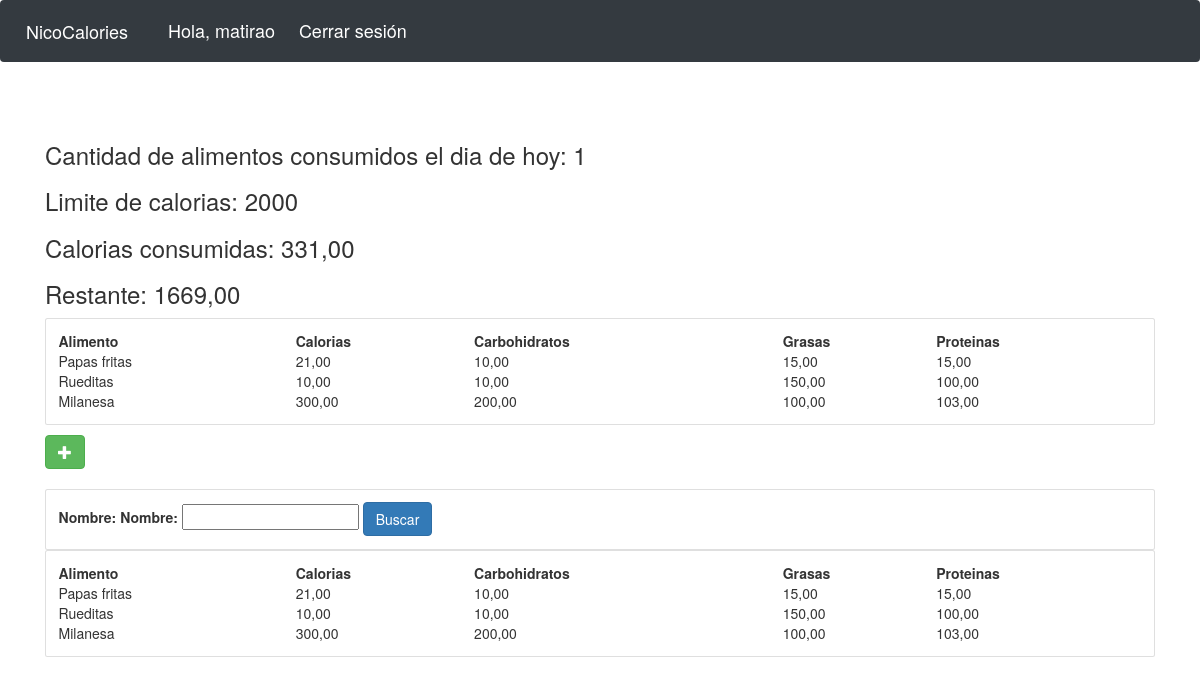
Page /user/ (signed in) on the committed database.
### Fityfeed/models.py (models this page shows, shortened)
class ComidaItem(models.Model):
    nombre = models.CharField(max_length=200)
    categoria = models.ManyToManyField(Categoria)
    carbohidratos = models.DecimalField(max_digits=5,decimal_places=2,default=0)
    grasas = models.DecimalField(max_digits=5,decimal_places=2,default=0)
    proteina = models.DecimalField(max_digits=5,decimal_places=2,default=0)
    calorias = models.DecimalField(max_digits=5,decimal_places=2,default=0, blank=True)
    cantidad = models.IntegerField(default=1,null=True, blank=True)

### Fityfeed/views.py (the view)
# urls.py: path('user/',views.userPage,name='userPage'),
def userPage(request):
    user = request.user
    cust=user.cliente
    alimentos = ComidaItem.objects.filter()
    my_filter = foodItemFilter(request.GET, queryset=alimentos)
    print(my_filter)
    alimentos = my_filter.qs
    total = UsuarioComidaitem.objects.all()
    mis_alimentos = total.filter(cliente = cust)
    cnt = mis_alimentos.count()
    querySetFood = []
    for c in mis_alimentos:
        querySetFood.append(c.comida_item.all())
    alimentos_finales = []
    for i in querySetFood:
        for alim in i:
            alimentos_finales.append(alim)
    calorias_totales = 0
    for alim in alimentos_finales:
        calorias_totales += alim.calorias
    calorias_faltantes = 2000 - calorias_totales
    ctx = {
        'calorias_faltantes': calorias_faltantes,
        'calorias_totales': calorias_totales,
        'cnt':cnt,
        'my_filter':my_filter,
        'alimentos_finales':alimentos_finales,
        'alimentos':alimentos
    }
    return render(request, 'user.html', ctx)

### Fityfeed/templates/user.html (shortened to what this page needs)
{% extends 'main.html' %}
{% block content %}
<head> <link rel="stylesheet" href="https://maxcdn.bootstrapcdn.com/bootstrap/3.3.7/css/bootstrap.min.css"></head>
<h3>Cantidad de alimentos consumidos el dia de hoy: {{cnt}}</h3>
<div>
    <div class="flex-box-row">
		<h3>Limite de calorias: 2000</h3>
		<h3>Calorias consumidas: {{calorias_totales}}</h3>
		<h3>Restante: {{ calorias_faltantes }}</h3>
	</div>
    <div class="card card-body">
        <table>
            <tr>
                <th>Alimento</th>
                <th>Calorias</th>
                <th>Carbohidratos</th>
                <th>Grasas</th>
                <th>Proteinas</th>
            </tr>
            {% for i in alimentos_finales %}
            <tr>
                <td>{{i.nombre}}</td>
                <td>{{i.calorias}}</td>
                <td>{{i.carbohidratos}}</td>
                <td>{{i.grasas}}</td>
                <td>{{i.proteina}}</td>
            </tr>
            {% endfor %}
        </table>
    </div>
    <form action='{% url "addFoodItem" %}' method="POST" class="mt-3">
		<button type="submit" class="btn btn-success">
			<span class="glyphicon glyphicon-plus"></span>
		</button>
	</form>
</div>
<br>
<div class="row">
    <div class="col">
        <div class="card card-body">
            <form>
                <label>Nombre:</label>
                {{my_filter.form}}
                <button class="btn btn-primary" type="submit">Buscar</button>
            </form>
        </div>
    </div>
</div>
<div class="card card-body">
    <table>
        <tr>
            <th>Alimento</th>
            <th>Calorias</th>
            <th>Carbohidratos</th>
            <th>Grasas</th>
            <th>Proteinas</th>
        </tr>
        {% for i in alimentos %}
        <tr>
            <td>{{i.nombre}}</td>
            <td>{{i.calorias}}</td>
            <td>{{i.carbohidratos}}</td>
            <td>{{i.grasas}}</td>
            <td>{{i.proteina}}</td>
        </tr>
        {% endfor %}
    </table>
</div>
{% endblock %}

### Fityfeed/templates/navbar.html (shortened to what this page needs)
<nav class="navbar navbar-expand-lg navbar-dark bg-dark flex-nav" >
    <div>
        <a class="navbar-brand" href='{% url "home" %}'>NicoCalories</a>
    </div>
    <div class="collapse navbar-collapse" id="navbarSupportedContent">
        <span class="hello-msg">Hola, {{request.user}}</span>
        <span ><a  class="hello-msg" href="{% url 'logout' %}">Cerrar sesión</a></span>
    </div>
</nav>

### Fityfeed/templates/navbar.html (style rules this page uses)
.flex-nav { display: flex; justify-content: space-evenly; }
.hello-msg { font-size: 18px; color: #fff; margin-right: 20px; }

### rows in the picture
ComidaItem: nombre "Papas fritas", calorias "21,00", carbohidratos "10,00", grasas "15,00", proteina "15,00"
ComidaItem: nombre "Rueditas", calorias "10,00", carbohidratos "10,00", grasas "150,00", proteina "100,00"
ComidaItem: nombre "Milanesa", calorias "300,00", carbohidratos "200,00", grasas "100,00", proteina "103,00"

### other values in the picture
{{ request.user }} "matirao"
{{ cnt }} "1"
{{ calorias_totales }} "331,00"
{{ calorias_faltantes }} "1669,00"
